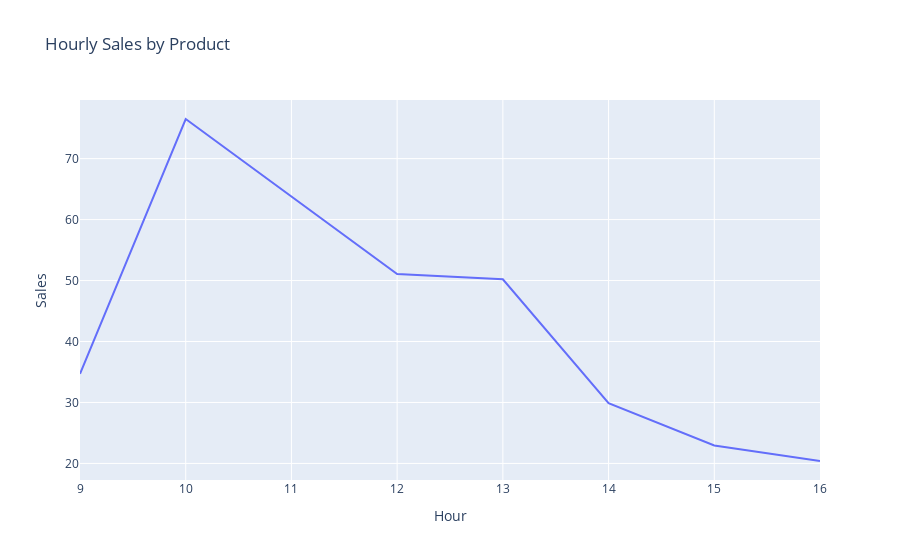

The notebook cell this image was saved under:
### Code cell
product_sales = df.groupby(["Description", "Hour"])["Sales"].sum().reset_index()

# Initial chart for one product
fig = px.line(,
              x="Hour", y="Sales", title="Hourly Sales by Product")
fig.show()

### Figure 1 — Plotly figure (JSON) as saved in the notebook; plotly's stock layout.template omitted (floating-point values rounded to 4 significant figures)
{"data": [{"hovertemplate": "Hour=%{x}<br>Sales=%{y}<extra></extra>", "legendgroup": "", "line": {"color": "#636efa", "dash": "solid"}, "marker": {"symbol": "circle"}, "mode": "lines", "name": "", "orientation": "v", "showlegend": false, "type": "scatter", "x": [9, 10, 12, 13, 14, 15, 16], "xaxis": "x", "y": [34.7, 76.5, 51.07, 50.2, 29.88, 22.95, 20.4], "yaxis": "y"}], "layout": {"legend": {"tracegroupgap": 0}, "title": {"text": "Hourly Sales by Product"}, "xaxis": {"anchor": "y", "domain": [0, 1], "title": {"text": "Hour"}}, "yaxis": {"anchor": "x", "domain": [0, 1], "title": {"text": "Sales"}}}}
